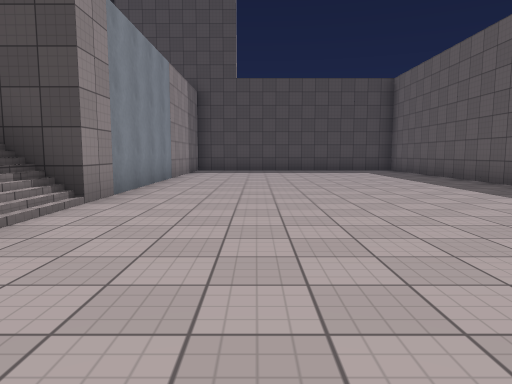
view 1 (above)

13 first-person views from a walk through a scene from a Unity 3-D project. The camera is 1.3 m above the floor, tilts 6° down and sees 70° across. The floor is counted in squares, 2 m on a side. Each view is taken from the middle of a square. On the plan, view 1 faces up. The plan holds only what a view shows up to about 11 squares ahead; the rest is blank. The place goes on beyond the plan. The player character is not drawn. Surface patterns are stand-ins for the level's own textures.

view 2
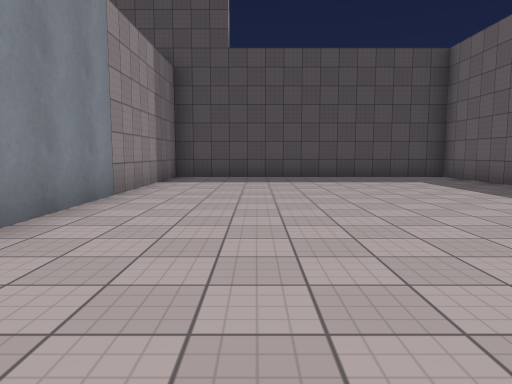

view 3
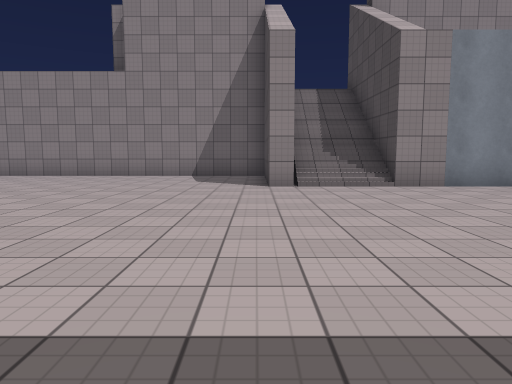

view 4
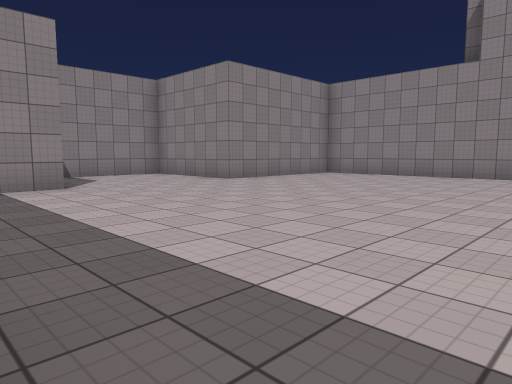

view 5
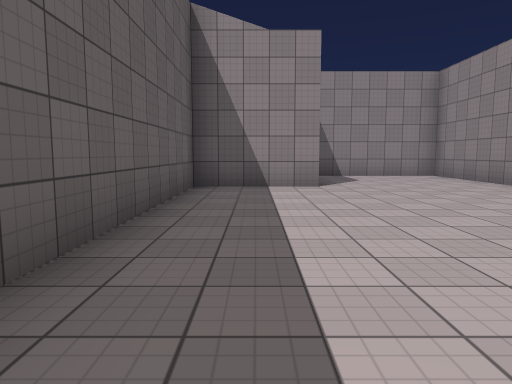

view 6
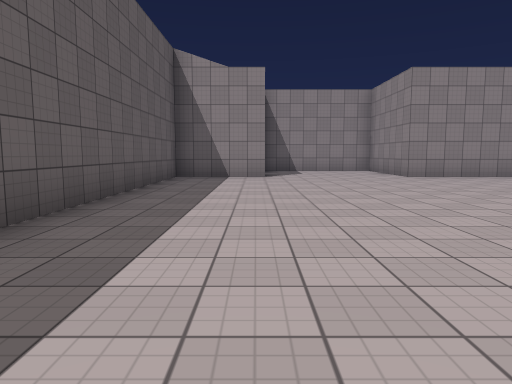

view 7
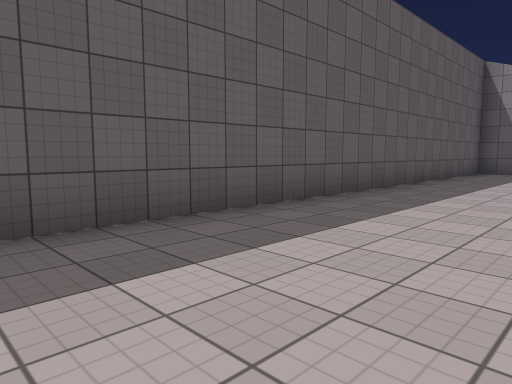

view 8
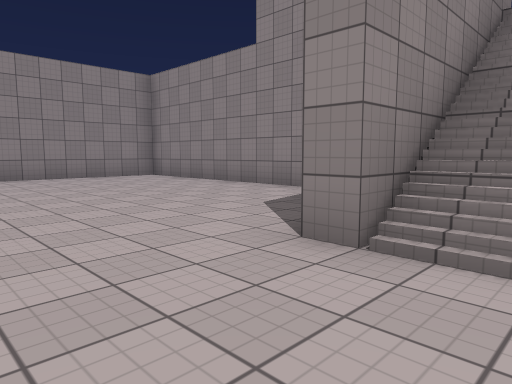

view 9
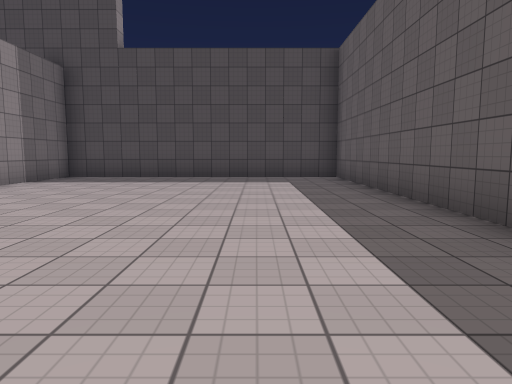

view 10
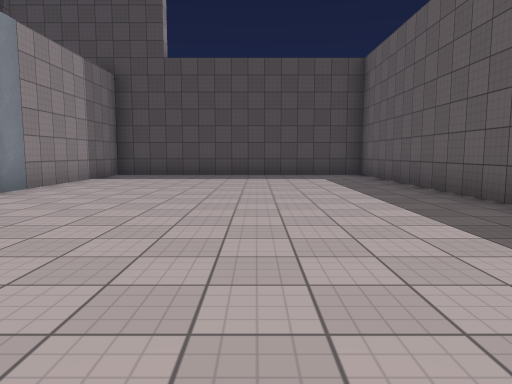

view 11
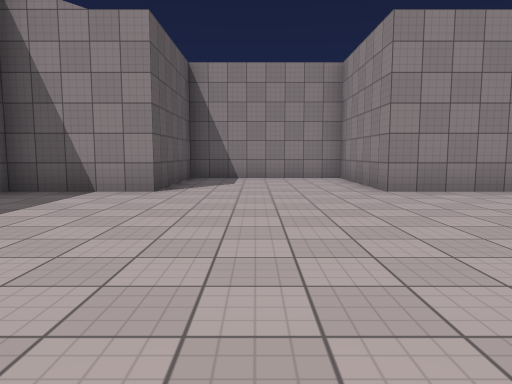

view 12
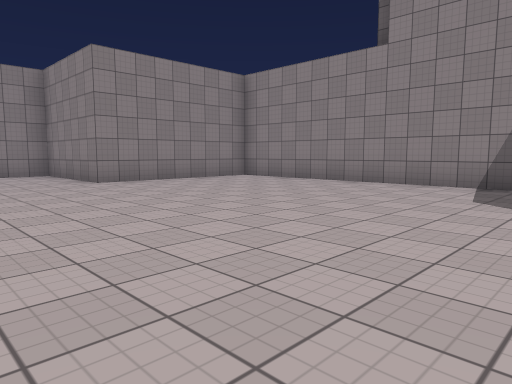

view 13
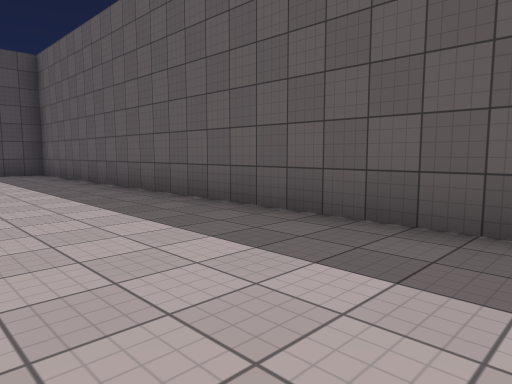

### Floor plan
Points are (right, up) in squares from view 1. A wall is a line through its corners. A room is listed if a view was taken in it or the views show most of it. See-through windows are left out.
Room 1 (views 1, 2, 3, 4, 5, 6, 7, 8, 9, 10, 11, 12, 13)
walls: (-2.2, 2.8) (-2.2, 2.2); (-2.5, 2.3) (-5.1, 2.3); (-2.2, 5.5) (-2.2, 4.8); (-5.8, 2.2) (-5.8, -6); (-5.5, -6.2) (-1.3, -6.2) (-1.3, -9.7) (2.7, -9.7) (2.7, -6.2) (5.3, -6.2) (5.3, 14.2) (-2.2, 14.2) (-2.2, 9.8)
ways out: opening at (-3, 3.5)
objects: other object (-3, 6) to (-3, 9)

Positions as (right, up) in squares from view 1, and headings:
1: (0, 0), facing up
2: (0, 4), facing up
3: (5, 2), facing left
4: (5, 1), facing down-left
5: (4, 1), facing down
6: (3, 4), facing down
7: (2, 7), facing down-right
8: (0, 4), facing down-left
9: (3, 4), facing up
10: (2, 3), facing up
11: (1, 0), facing down
12: (2, 2), facing down-left
13: (2, 2), facing up-right
